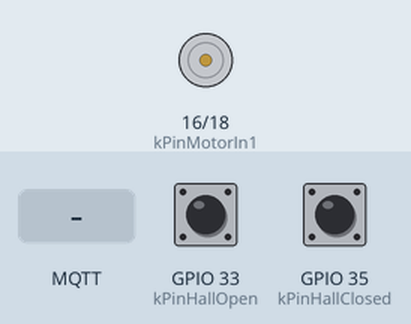
Recording of a sketch running on a simulated ESP32. Shown: motor-driver pin pairs drawn as motors (green arrow = first pin HIGH = forward, orange = second pin HIGH = backward, longer = more drive). The test bench sets the inputs (shaded band); at power-on: GPIO 33 (kPinHallOpen) HIGH, GPIO 35 (kPinHallClosed) HIGH. WiFi joins after 1.5 s; servers stay silent unless stated; no MQTT or app messages arrive unless stated; what the sketch prints to the serial monitor is not drawn.

Above: at 2.9 s.
3.0 s: MQTT message "open" arrives on the first subscribed topic
At 5.5 s:
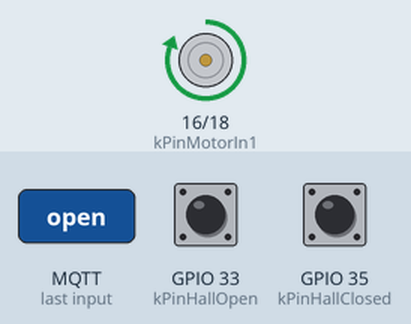
6.0 s: GPIO 33 (kPinHallOpen) pulled LOW for 0.15 s
At 7.2 s:
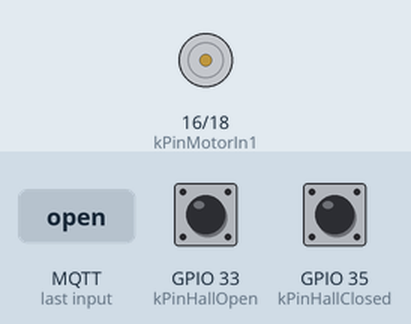
7.6 s: MQTT message "close" arrives on the first subscribed topic
At 8.5 s:
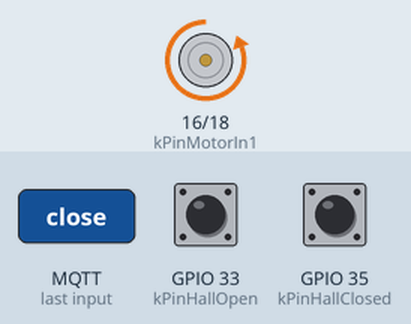
10.6 s: GPIO 35 (kPinHallClosed) pulled LOW for 0.15 s
At 12.1 s:
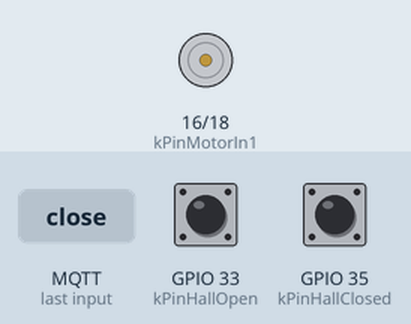
Timing chart, 0 to 13.6 s (numbered marks = the images above; inputs shaded):
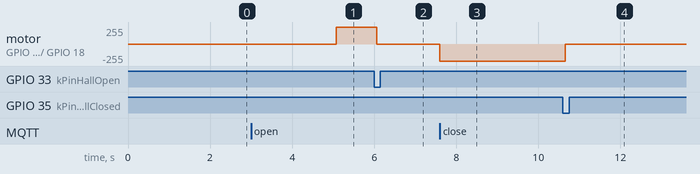

Measured:
- after the input at 3.0 s, motor on GPIO 16 (kPinMotorIn1) / GPIO 18 (kPinMotorIn2): stopped → forward 255/255 after 2.1 s
- after the input at 6.0 s, motor on GPIO 16 (kPinMotorIn1) / GPIO 18 (kPinMotorIn2): forward 255/255 → stopped after 0.06 s
- after the input at 7.6 s, motor on GPIO 16 (kPinMotorIn1) / GPIO 18 (kPinMotorIn2): stopped → backward 255/255 at once
- after the input at 10.6 s, motor on GPIO 16 (kPinMotorIn1) / GPIO 18 (kPinMotorIn2): backward 255/255 → stopped after 0.06 s instead of 3.0 s

The sketch:

food_bowl.ino
```cpp
/*
  ESP32 firmware for the Flutter Food Bowl door.

  MQTT:
    Broker:    192.168.0.49:1883
    BOWL_ID is generated from the ESP32 WiFi MAC address.

    Publish:   foodbowl/discovery/<BOWL_ID> retained JSON discovery payload
    Subscribe: foodbowl/<BOWL_ID>/door/set       payload: open | close | status
    Publish:   foodbowl/<BOWL_ID>/door/status    retained status
    Publish:   foodbowl/<BOWL_ID>/door/result    JSON command result
    Publish:   foodbowl/<BOWL_ID>/door/availability  online | offline, retained
*/

#include <PubSubClient.h>
#include <WiFi.h>
#include <ctype.h>
#include <string.h>

#include "config.h"
#include "door_controller.h"
#include "food_bowl_protocol.h"

WiFiClient wifiClient;
PubSubClient mqtt(wifiClient);
DoorController door;
FoodBowlIdentity identity;
FoodBowlTopics topics;

void publishDiscovery();

void publishStatus(const char* status) {
  mqtt.publish(topics.status, status, true);
  Serial.printf("[MQTT] publish %s = %s\n", topics.status, status);
}

void publishCurrentPosition() {
  publishStatus(positionName(door.currentPosition()));
}

void publishResult(const char* command, bool ok, const char* detail) {
  char payload[160];
  buildResultPayload(
    command,
    ok,
    positionName(door.currentPosition()),
    detail,
    payload,
    sizeof(payload)
  );

  mqtt.publish(topics.result, payload, false);
  Serial.printf("[MQTT] publish %s = %s\n", topics.result, payload);
}

void handleMotion() {
  const DoorMotionResult result = door.update();
  if (!result.completed) {
    return;
  }

  if (result.success) {
    publishCurrentPosition();
  } else {
    publishStatus("failed");
  }
  publishResult(result.command, result.success, result.detail);
}

void handleCommand(char* topic, byte* payload, unsigned int length) {
  char message[32];
  const unsigned int maxLength = sizeof(message) - 1;
  const unsigned int copyLength = length < maxLength ? length : maxLength;
  memcpy(message, payload, copyLength);
  message[copyLength] = '\0';

  for (unsigned int i = 0; i < copyLength; i++) {
    message[i] = static_cast<char>(
      tolower(static_cast<unsigned char>(message[i]))
    );
  }

  Serial.printf("[MQTT] received %s = %s\n", topic, message);

  if (strcmp(message, "status") == 0) {
    publishCurrentPosition();
    return;
  }

  if (door.isMoving()) {
    publishResult(message, false, "door_already_moving");
    return;
  }

  const DoorPosition position = door.currentPosition();
  if (position == DoorPosition::conflict) {
    publishStatus("sensor_conflict");
    publishResult(message, false, "both_hall_sensors_active");
    return;
  }

  if (strcmp(message, "open") == 0) {
    if (position == DoorPosition::open) {
      publishStatus("open");
      publishResult("open", true, "already_open");
    } else {
      door.startOpening();
      publishStatus("opening");
    }
    return;
  }

  if (strcmp(message, "close") == 0) {
    if (position == DoorPosition::closed) {
      publishStatus("closed");
      publishResult("close", true, "already_closed");
    } else {
      door.startClosing();
      publishStatus("closing");
    }
    return;
  }

  publishResult(message, false, "unknown_command");
}

void connectWiFiBlocking() {
  if (WiFi.status() == WL_CONNECTED) {
    return;
  }

  Serial.printf("[WiFi] connecting to %s", kWiFiSsid);
  WiFi.mode(WIFI_STA);
  WiFi.begin(kWiFiSsid, kWiFiPassword);

  while (WiFi.status() != WL_CONNECTED) {
    delay(250);
    Serial.print(".");
  }

  Serial.printf(
    "\n[WiFi] connected, IP %s\n",
    WiFi.localIP().toString().c_str()
  );
}

void ensureWiFi() {
  static unsigned long lastAttemptAt = 0;

  if (WiFi.status() == WL_CONNECTED) {
    return;
  }

  if (millis() - lastAttemptAt < kWiFiReconnectDelayMs) {
    return;
  }

  lastAttemptAt = millis();
  Serial.printf("[WiFi] reconnecting to %s\n", kWiFiSsid);
  WiFi.disconnect();
  WiFi.mode(WIFI_STA);
  WiFi.begin(kWiFiSsid, kWiFiPassword);
}

bool connectMqttWithOptionalAuth() {
  if (strlen(kMqttUsername) == 0) {
    return mqtt.connect(
      identity.clientId,
      topics.availability,
      1,
      true,
      "offline"
    );
  }

  return mqtt.connect(
    identity.clientId,
    kMqttUsername,
    kMqttPassword,
    topics.availability,
    1,
    true,
    "offline"
  );
}

void ensureMqtt() {
  static unsigned long lastAttemptAt = 0;

  if (door.isMoving()) {
    return;
  }

  if (WiFi.status() != WL_CONNECTED) {
    return;
  }

  if (mqtt.connected()) {
    return;
  }

  if (millis() - lastAttemptAt < kMqttReconnectDelayMs) {
    return;
  }

  lastAttemptAt = millis();
  Serial.printf(
    "[MQTT] connecting to %s:%u as %s\n",
    kMqttHost,
    kMqttPort,
    identity.clientId
  );

  if (!connectMqttWithOptionalAuth()) {
    Serial.printf("[MQTT] connect failed, rc=%d\n", mqtt.state());
    return;
  }

  Serial.println("[MQTT] connected");
  mqtt.publish(topics.availability, "online", true);
  publishDiscovery();
  mqtt.subscribe(topics.command, 1);
  publishCurrentPosition();
}

void publishDiscovery() {
  const String ipAddress = WiFi.localIP().toString();
  char payload[192];
  buildDiscoveryPayload(identity, ipAddress.c_str(), payload, sizeof(payload));

  mqtt.publish(topics.discovery, payload, true);
  Serial.printf("[MQTT] publish %s = %s\n", topics.discovery, payload);
}

void setup() {
  Serial.begin(115200);
  delay(250);

  door.begin();

  WiFi.mode(WIFI_STA);
  buildIdentity(identity);
  buildTopics(identity.bowlId, topics);
  Serial.printf("[FoodBowl] generated BOWL_ID = %s\n", identity.bowlId);
  connectWiFiBlocking();

  mqtt.setServer(kMqttHost, kMqttPort);
  mqtt.setCallback(handleCommand);
  mqtt.setKeepAlive(30);
  mqtt.setSocketTimeout(3);

  ensureMqtt();
}

void loop() {
  handleMotion();
  ensureWiFi();
  ensureMqtt();
  mqtt.loop();
}
```

door_controller.cpp
```cpp
#include "door_controller.h"

#include "config.h"

void DoorController::begin() {
  pinMode(kPinMotorIn1, OUTPUT);
  pinMode(kPinMotorIn2, OUTPUT);
  stopMotor();

  pinMode(kPinHallOpen, INPUT_PULLUP);
  pinMode(kPinHallClosed, INPUT_PULLUP);
}

void DoorController::startOpening() {
  stopMotor();
  activeMove_ = MoveDirection::opening;
  moveStartedAt_ = millis();
  motorOpen();
}

void DoorController::startClosing() {
  stopMotor();
  activeMove_ = MoveDirection::closing;
  moveStartedAt_ = millis();
  motorClose();
}

DoorMotionResult DoorController::update() {
  if (!isMoving()) {
    return noMotion();
  }

  const DoorPosition position = currentPosition();
  if (position == DoorPosition::conflict) {
    return finishMove(false, "both_hall_sensors_active");
  }

  if (activeMove_ == MoveDirection::opening && position == DoorPosition::open) {
    return finishMove(true, "open_sensor_reached");
  }

  if (activeMove_ == MoveDirection::closing && position == DoorPosition::closed) {
    return finishMove(true, "closed_sensor_reached");
  }

  if (millis() - moveStartedAt_ >= kMotorTimeoutMs) {
    return finishMove(false, "movement_timeout");
  }

  return noMotion();
}

bool DoorController::isMoving() const {
  return activeMove_ != MoveDirection::none;
}

DoorPosition DoorController::currentPosition() {
  const bool isOpen = openSensorActive();
  const bool isClosed = closedSensorActive();

  if (isOpen && isClosed) {
    return DoorPosition::conflict;
  }
  if (isOpen) {
    return DoorPosition::open;
  }
  if (isClosed) {
    return DoorPosition::closed;
  }
  return DoorPosition::between;
}

bool DoorController::readActiveLowSensor(uint8_t pin, unsigned long& lowSince) {
  const unsigned long now = millis();
  if (digitalRead(pin) == LOW) {
    if (lowSince == 0) {
      lowSince = now;
    }
    return now - lowSince >= kSensorStableMs;
  }

  lowSince = 0;
  return false;
}

bool DoorController::openSensorActive() {
  return readActiveLowSensor(kPinHallOpen, openLowSince_);
}

bool DoorController::closedSensorActive() {
  return readActiveLowSensor(kPinHallClosed, closedLowSince_);
}

const char* DoorController::activeCommand() const {
  switch (activeMove_) {
    case MoveDirection::opening:
      return "open";
    case MoveDirection::closing:
      return "close";
    case MoveDirection::none:
    default:
      return "";
  }
}

DoorMotionResult DoorController::noMotion() const {
  return {false, false, "", ""};
}

DoorMotionResult DoorController::finishMove(bool success, const char* detail) {
  const char* command = activeCommand();
  stopMotor();
  activeMove_ = MoveDirection::none;
  return {true, success, command, detail};
}

void DoorController::stopMotor() {
  digitalWrite(kPinMotorIn1, LOW);
  digitalWrite(kPinMotorIn2, LOW);
}

void DoorController::motorOpen() {
  digitalWrite(kPinMotorIn1, HIGH);
  digitalWrite(kPinMotorIn2, LOW);
}

void DoorController::motorClose() {
  digitalWrite(kPinMotorIn1, LOW);
  digitalWrite(kPinMotorIn2, HIGH);
}

const char* positionName(DoorPosition position) {
  switch (position) {
    case DoorPosition::open:
      return "open";
    case DoorPosition::closed:
      return "closed";
    case DoorPosition::conflict:
      return "sensor_conflict";
    case DoorPosition::between:
    default:
      return "unknown";
  }
}
```

door_controller.h
```cpp
#ifndef DOOR_CONTROLLER_H
#define DOOR_CONTROLLER_H

#include <Arduino.h>

enum class DoorPosition : uint8_t {
  open,
  closed,
  between,
  conflict,
};

enum class MoveDirection : uint8_t {
  none,
  opening,
  closing,
};

struct DoorMotionResult {
  bool completed;
  bool success;
  const char* command;
  const char* detail;
};

class DoorController {
 public:
  void begin();
  void startOpening();
  void startClosing();
  DoorMotionResult update();

  bool isMoving() const;
  DoorPosition currentPosition();

 private:
  bool readActiveLowSensor(uint8_t pin, unsigned long& lowSince);
  bool openSensorActive();
  bool closedSensorActive();
  const char* activeCommand() const;
  DoorMotionResult noMotion() const;
  DoorMotionResult finishMove(bool success, const char* detail);

  void stopMotor();
  void motorOpen();
  void motorClose();

  MoveDirection activeMove_ = MoveDirection::none;
  unsigned long moveStartedAt_ = 0;
  unsigned long openLowSince_ = 0;
  unsigned long closedLowSince_ = 0;
};

const char* positionName(DoorPosition position);

#endif
```

food_bowl_protocol.cpp
```cpp
#include "food_bowl_protocol.h"

#include <WiFi.h>
#include <stdio.h>

void buildIdentity(FoodBowlIdentity& identity) {
  uint8_t mac[6];
  WiFi.macAddress(mac);

  snprintf(
    identity.macAddress,
    sizeof(identity.macAddress),
    "%02x:%02x:%02x:%02x:%02x:%02x",
    mac[0],
    mac[1],
    mac[2],
    mac[3],
    mac[4],
    mac[5]
  );

  snprintf(
    identity.bowlId,
    sizeof(identity.bowlId),
    "bowl-%02x%02x%02x%02x%02x%02x",
    mac[0],
    mac[1],
    mac[2],
    mac[3],
    mac[4],
    mac[5]
  );

  snprintf(
    identity.clientId,
    sizeof(identity.clientId),
    "foodbowl-%s",
    identity.bowlId
  );
}

void buildTopics(const char* bowlId, FoodBowlTopics& topics) {
  snprintf(
    topics.discovery,
    sizeof(topics.discovery),
    "foodbowl/discovery/%s",
    bowlId
  );
  snprintf(
    topics.command,
    sizeof(topics.command),
    "foodbowl/%s/door/set",
    bowlId
  );
  snprintf(
    topics.status,
    sizeof(topics.status),
    "foodbowl/%s/door/status",
    bowlId
  );
  snprintf(
    topics.result,
    sizeof(topics.result),
    "foodbowl/%s/door/result",
    bowlId
  );
  snprintf(
    topics.availability,
    sizeof(topics.availability),
    "foodbowl/%s/door/availability",
    bowlId
  );
}

void buildDiscoveryPayload(
  const FoodBowlIdentity& identity,
  const char* ipAddress,
  char* payload,
  size_t payloadSize
) {
  snprintf(
    payload,
    payloadSize,
    "{\"bowl_id\":\"%s\",\"mac_address\":\"%s\",\"ip_address\":\"%s\"}",
    identity.bowlId,
    identity.macAddress,
    ipAddress
  );
}

void buildResultPayload(
  const char* command,
  bool ok,
  const char* status,
  const char* detail,
  char* payload,
  size_t payloadSize
) {
  snprintf(
    payload,
    payloadSize,
    "{\"command\":\"%s\",\"success\":%s,\"status\":\"%s\",\"detail\":\"%s\"}",
    command,
    ok ? "true" : "false",
    status,
    detail
  );
}
```

food_bowl_protocol.h
```cpp
#ifndef FOOD_BOWL_PROTOCOL_H
#define FOOD_BOWL_PROTOCOL_H

#include <stddef.h>

struct FoodBowlIdentity {
  char bowlId[24];
  char macAddress[18];
  char clientId[64];
};

struct FoodBowlTopics {
  char discovery[80];
  char command[80];
  char status[80];
  char result[80];
  char availability[88];
};

void buildIdentity(FoodBowlIdentity& identity);
void buildTopics(const char* bowlId, FoodBowlTopics& topics);

void buildDiscoveryPayload(
  const FoodBowlIdentity& identity,
  const char* ipAddress,
  char* payload,
  size_t payloadSize
);

void buildResultPayload(
  const char* command,
  bool ok,
  const char* status,
  const char* detail,
  char* payload,
  size_t payloadSize
);

#endif
```

config.h
```cpp
#ifndef FOOD_BOWL_CONFIG_H
#define FOOD_BOWL_CONFIG_H

#include <Arduino.h>

// Change these for your network.
static constexpr const char* kWiFiSsid = "TP-Link_14DC";
static constexpr const char* kWiFiPassword = "28760795";

// Mosquitto TCP listener. ESP32 firmware and Flutter Android/native builds use
// this port. Flutter web builds use the broker's WebSocket listener, typically
// ws://192.168.0.49:9001, because browsers cannot open raw MQTT TCP sockets.
static constexpr const char* kMqttHost = "192.168.0.49";
static constexpr uint16_t kMqttPort = 1883;
static constexpr const char* kMqttUsername = "";
static constexpr const char* kMqttPassword = "";

static constexpr uint8_t kPinMotorIn1 = 16;
static constexpr uint8_t kPinMotorIn2 = 18;
static constexpr uint8_t kPinHallOpen = 33;
static constexpr uint8_t kPinHallClosed = 35;

static constexpr unsigned long kMotorTimeoutMs = 6000;
static constexpr unsigned long kSensorStableMs = 60;
static constexpr unsigned long kMqttReconnectDelayMs = 5000;
static constexpr unsigned long kWiFiReconnectDelayMs = 5000;

#endif
```
